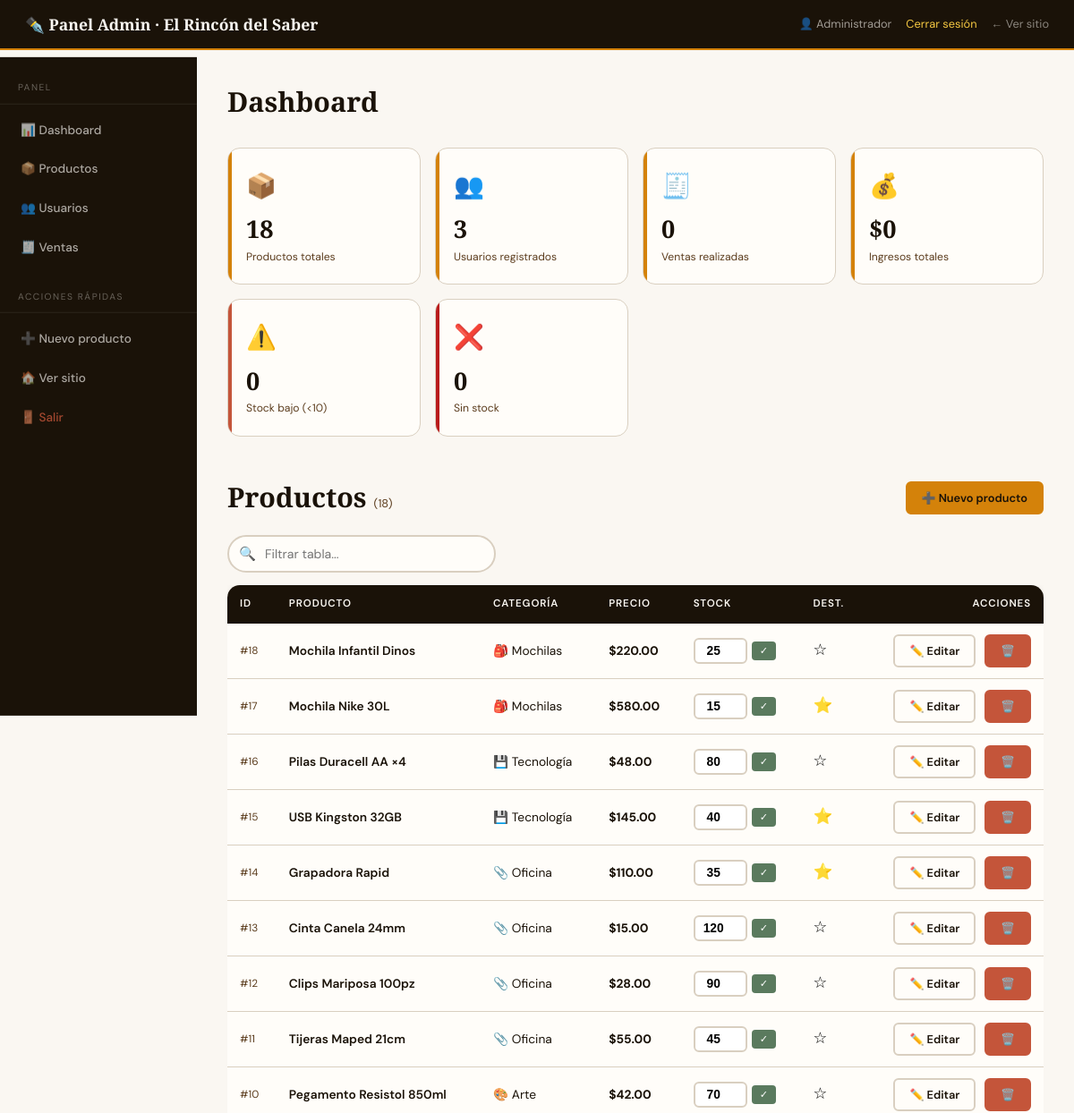
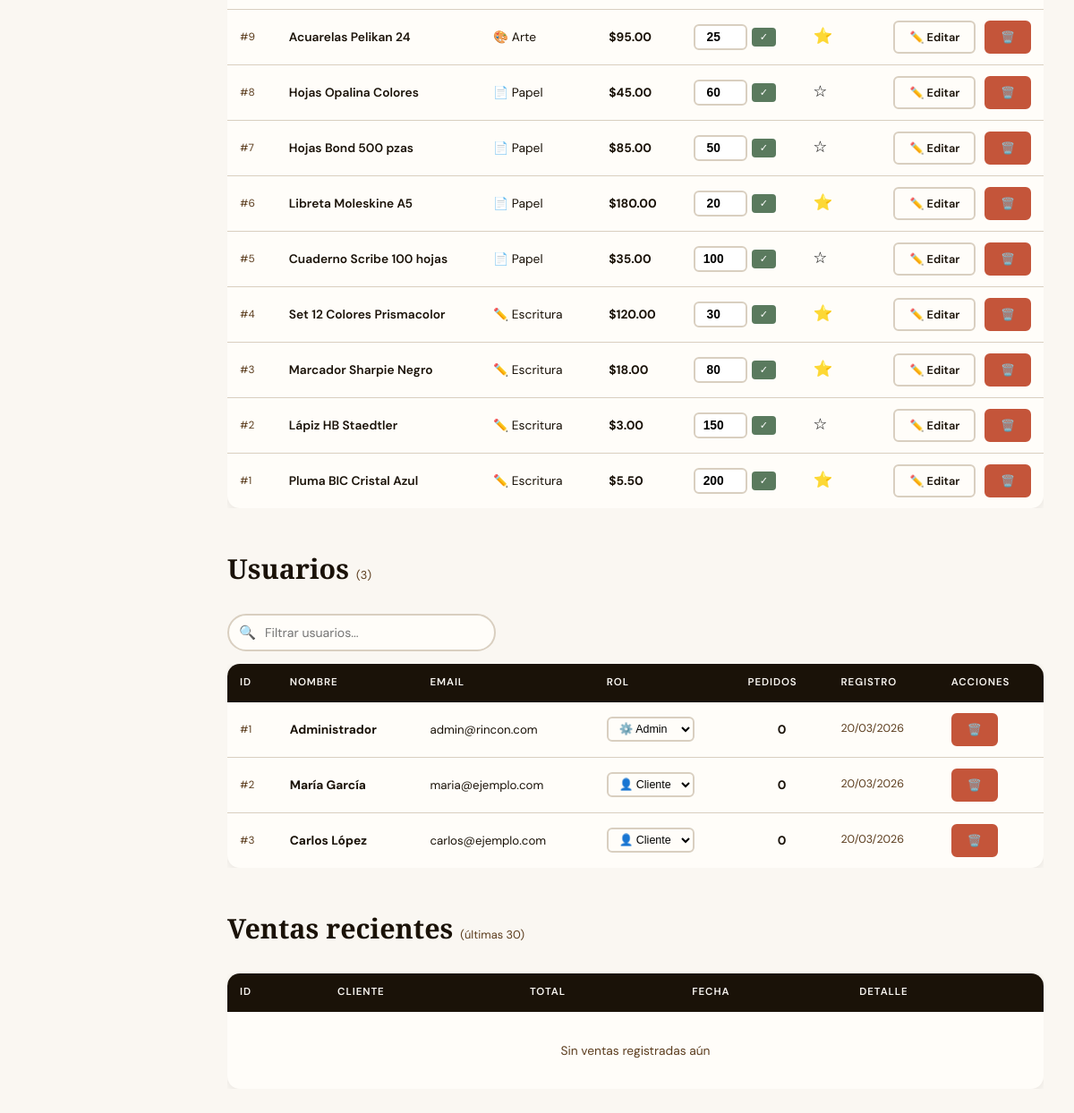
Page /admin/index.php (signed in) on the committed database (2 pictures, top to bottom).
### tables this page shows
CREATE TABLE IF NOT EXISTS productos (
    id          INT AUTO_INCREMENT PRIMARY KEY,
    nombre      VARCHAR(150) NOT NULL,
    descripcion TEXT,
    precio      DECIMAL(10,2) NOT NULL,
    stock       INT DEFAULT 0,
    categoria_id INT,
    destacado   TINYINT(1) DEFAULT 0,
    created_at  TIMESTAMP DEFAULT CURRENT_TIMESTAMP,
    FOREIGN KEY (categoria_id) REFERENCES categorias(id) ON DELETE SET NULL
);

CREATE TABLE IF NOT EXISTS categorias (
    id          INT AUTO_INCREMENT PRIMARY KEY,
    nombre      VARCHAR(100) NOT NULL,
    icono       VARCHAR(10)  DEFAULT '📦',
    created_at  TIMESTAMP DEFAULT CURRENT_TIMESTAMP
);

CREATE TABLE IF NOT EXISTS usuarios (
    id          INT AUTO_INCREMENT PRIMARY KEY,
    nombre      VARCHAR(100) NOT NULL,
    email       VARCHAR(150) NOT NULL UNIQUE,
    password    VARCHAR(255) NOT NULL,
    rol         ENUM('admin','cliente') DEFAULT 'cliente',
    created_at  TIMESTAMP DEFAULT CURRENT_TIMESTAMP
);

### includes/config.php (called while the page is built, shortened)
<?php
function db(): mysqli {
    static $conn = null;
    if ($conn === null) {
        $conn = new mysqli(DB_HOST, DB_USER, DB_PASS, DB_NAME);
        $conn->set_charset('utf8mb4');
    }
    return $conn;
}
function userName(): string { return $_SESSION['nombre'] ?? 'Usuario'; }
function userId():   int    { return (int)($_SESSION['usuario_id'] ?? 0); }
function h(string $s): string { return htmlspecialchars($s, ENT_QUOTES, 'UTF-8'); }

### admin/index.php (the view, shortened to what this page needs)
<?php
require_once '../includes/config.php';
$total_p = db()->query("SELECT COUNT(*) t FROM productos")->fetch_assoc()['t'];
$total_u = db()->query("SELECT COUNT(*) t FROM usuarios")->fetch_assoc()['t'];
$total_v = db()->query("SELECT COUNT(*) t FROM ventas")->fetch_assoc()['t'];
$ingreso = db()->query("SELECT COALESCE(SUM(total),0) t FROM ventas")->fetch_assoc()['t'];
$bajo    = db()->query("SELECT COUNT(*) t FROM productos WHERE stock<10")->fetch_assoc()['t'];
$agotado = db()->query("SELECT COUNT(*) t FROM productos WHERE stock=0")->fetch_assoc()['t'];
$productos  = db()->query("SELECT p.*,c.nombre AS cn,c.icono AS ci FROM productos p LEFT JOIN categorias c ON c.id=p.categoria_id ORDER BY p.id DESC");
$usuarios   = db()->query("SELECT u.*,(SELECT COUNT(*) FROM ventas WHERE usuario_id=u.id) AS pedidos FROM usuarios u ORDER BY u.created_at DESC");
$ventas     = db()->query("SELECT v.*,u.nombre AS un FROM ventas v LEFT JOIN usuarios u ON u.id=v.usuario_id ORDER BY v.fecha DESC LIMIT 30");
?>
<!DOCTYPE html>
<html lang="es">
<head>
<link rel="stylesheet" href="../css/style.css">
</head>
<body>
<div style="background:var(--ink);color:var(--cream);padding:13px 28px;display:flex;justify-content:space-between;align-items:center;position:sticky;top:0;z-index:200;border-bottom:2px solid var(--amber)">
  <div style="font-family:var(--fd);font-size:1.1rem;font-weight:700">✒️ Panel Admin · El Rincón del Saber</div>
  <div style="display:flex;gap:16px;align-items:center">
    <span style="font-size:.8rem;color:rgba(250,247,242,.6)">👤 <?= h(userName()) ?></span>
    <a href="../logout.php" style="font-size:.8rem;color:var(--amber-lt);text-decoration:none">Cerrar sesión</a>
    <a href="../index.php"  style="font-size:.8rem;color:rgba(250,247,242,.5);text-decoration:none">← Ver sitio</a>
  </div>
</div>
<div class="admin-wrap">
  <aside class="sidebar">
    <div class="sidebar-lbl">Panel</div>
    <a href="#stats">📊 Dashboard</a>
    <a href="#productos">📦 Productos</a>
    <a href="#usuarios">👥 Usuarios</a>
    <a href="#ventas">🧾 Ventas</a>
    <br>
    <div class="sidebar-lbl">Acciones rápidas</div>
    <a href="#" onclick="abrirAdd();return false">➕ Nuevo producto</a>
    <a href="../index.php">🏠 Ver sitio</a>
    <a href="../logout.php" style="color:rgba(196,85,58,.8)!important">🚪 Salir</a>
  </aside>
  <main class="admin-main">
    <section id="stats">
      <h2 class="admin-title">Dashboard</h2>
      <div class="stats-g">
        <div class="stat"><div class="stat-ico">📦</div><div class="stat-val"><?= $total_p ?></div><div class="stat-lbl">Productos totales</div></div>
        <div class="stat"><div class="stat-ico">👥</div><div class="stat-val"><?= $total_u ?></div><div class="stat-lbl">Usuarios registrados</div></div>
        <div class="stat"><div class="stat-ico">🧾</div><div class="stat-val"><?= $total_v ?></div><div class="stat-lbl">Ventas realizadas</div></div>
        <div class="stat"><div class="stat-ico">💰</div><div class="stat-val">$<?= number_format($ingreso,0) ?></div><div class="stat-lbl">Ingresos totales</div></div>
        <div class="stat" style="--amber:var(--terra)"><div class="stat-ico">⚠️</div><div class="stat-val"><?= $bajo ?></div><div class="stat-lbl">Stock bajo (&lt;10)</div></div>
        <div class="stat" style="--amber:#b91c1c"><div class="stat-ico">❌</div><div class="stat-val"><?= $agotado ?></div><div class="stat-lbl">Sin stock</div></div>
      </div>
    </section>
    <section id="productos" style="margin-top:44px">
      <div style="display:flex;justify-content:space-between;align-items:center;margin-bottom:18px;flex-wrap:wrap;gap:12px">
        <h2 class="admin-title" style="margin:0">Productos <span style="font-size:.8rem;font-family:var(--fb);color:var(--brown);font-weight:400">(<?= $total_p ?>)</span></h2>
        <button class="btn btn-amber btn-sm" onclick="abrirAdd()">➕ Nuevo producto</button>
      </div>
      <div class="search-wrap" style="margin-bottom:14px;max-width:300px">
        <span class="s-icon">🔍</span>
        <input type="text" placeholder="Filtrar tabla..." oninput="filtrarTabla(this.value,'tbl-prods')">
      </div>
      <div style="overflow-x:auto">
        <table class="data-tbl" id="tbl-prods">
          <thead><tr><th>ID</th><th>Producto</th><th>Categoría</th><th>Precio</th><th>Stock</th><th>Dest.</th><th style="text-align:right">Acciones</th></tr></thead>
          <tbody>
          <?php $productos->data_seek(0); while($p=$productos->fetch_assoc()): ?>
          <tr data-search="<?= strtolower(h($p['nombre']).' '.$p['cn']) ?>">
            <td style="color:var(--brown);font-size:.74rem">#<?= $p['id'] ?></td>
            <td>
              <a href="../pages/producto.php?id=<?= $p['id'] ?>" target="_blank" style="font-weight:600;color:var(--ink);text-decoration:none"><?= h($p['nombre']) ?></a>
            </td>
            <td><?= ($p['ci']??'').' '.h($p['cn']??'—') ?></td>
            <td><strong>$<?= number_format($p['precio'],2) ?></strong></td>
            <td>
              <form method="POST" style="display:inline-flex;gap:5px;align-items:center">
                <input type="number" name="stock" value="<?= $p['stock'] ?>" min="0" class="qty-inp" style="width:60px">
                <button type="submit" style="background:var(--sage);color:#fff;border:none;padding:4px 9px;border-radius:4px;cursor:pointer;font-size:.7rem">✓</button>
              </form>
            </td>
            <td>
              <form method="POST" style="display:inline">
                <button type="submit" style="background:none;border:none;cursor:pointer;font-size:1.1rem" title="<?= $p['destacado']?'Quitar destacado':'Marcar destacado' ?>">
                  <?= $p['destacado']?'⭐':'☆' ?>
                </button>
              </form>
            </td>
            <td style="text-align:right">
              <button class="btn btn-outline btn-sm" onclick='abrirEdit(<?= json_encode($p) ?>)' style="margin-right:6px">✏️ Editar</button>
              <form method="POST" style="display:inline" onsubmit="return confirm('¿Eliminar este producto?')">
                <button type="submit" class="btn btn-danger btn-sm">🗑️</button>
              </form>
            </td>
          </tr>
          <?php endwhile; ?>
          </tbody>
        </table>
      </div>
    </section>
    <section id="usuarios" style="margin-top:44px">
      <h2 class="admin-title">Usuarios <span style="font-size:.8rem;font-family:var(--fb);color:var(--brown);font-weight:400">(<?= $total_u ?>)</span></h2>
      <div class="search-wrap" style="margin-bottom:14px;max-width:300px">
        <span class="s-icon">🔍</span>
        <input type="text" placeholder="Filtrar usuarios..." oninput="filtrarTabla(this.value,'tbl-users')">
      </div>
      <div style="overflow-x:auto">
        <table class="data-tbl" id="tbl-users">
          <thead><tr><th>ID</th><th>Nombre</th><th>Email</th><th>Rol</th><th>Pedidos</th><th>Registro</th><th>Acciones</th></tr></thead>
          <tbody>
          <?php while($u=$usuarios->fetch_assoc()): ?>
          <tr data-search="<?= strtolower(h($u['nombre']).' '.$u['email']) ?>">
            <td style="color:var(--brown);font-size:.74rem">#<?= $u['id'] ?></td>
            <td><strong><?= h($u['nombre']) ?></strong></td>
            <td style="font-size:.83rem"><?= h($u['email']) ?></td>
            <td>
              <?php if($u['id']!==userId()): ?>
              <form method="POST" style="display:inline-flex;gap:5px;align-items:center">
                <select name="rol" onchange="this.form.submit()" style="font-size:.78rem;padding:4px 8px;border:2px solid var(--border);border-radius:var(--r);background:var(--white);cursor:pointer">
                  <option value="cliente" <?= $u['rol']==='cliente'?'selected':'' ?>>👤 Cliente</option>
                  <option value="admin"   <?= $u['rol']==='admin'  ?'selected':'' ?>>⚙️ Admin</option>
                </select>
              </form>
              <?php else: ?>
              <span style="background:var(--amber);color:var(--ink);padding:3px 10px;border-radius:100px;font-size:.72rem;font-weight:700">⚙️ Admin (tú)</span>
              <?php endif; ?>
            </td>
            <td style="text-align:center"><strong><?= $u['pedidos'] ?></strong></td>
            <td style="font-size:.78rem;color:var(--brown)"><?= date('d/m/Y',strtotime($u['created_at'])) ?></td>
            <td>
              <?php if($u['id']!==userId()): ?>
              <form method="POST" onsubmit="return confirm('¿Eliminar usuario? Sus pedidos quedarán sin asignar.')">
                <button type="submit" class="btn btn-danger btn-sm">🗑️</button>
              </form>
              <?php else: ?><span style="font-size:.74rem;color:var(--brown)">—</span><?php endif; ?>
            </td>
          </tr>
          <?php endwhile; ?>
          </tbody>
        </table>
      </div>
    </section>
    <section id="ventas" style="margin-top:44px;padding-bottom:60px">
      <h2 class="admin-title">Ventas recientes <span style="font-size:.8rem;font-family:var(--fb);color:var(--brown);font-weight:400">(últimas 30)</span></h2>
      <div style="overflow-x:auto">
        <table class="data-tbl">
          <thead><tr><th>ID</th><th>Cliente</th><th>Total</th><th>Fecha</th><th>Detalle</th></tr></thead>
          <tbody>
          <?php if(!$ventas->num_rows): ?>
          <tr><td colspan="5" style="text-align:center;padding:32px;color:var(--brown)">Sin ventas registradas aún</td></tr>
          <?php else: while($v=$ventas->fetch_assoc()):
            $det = db()->query("SELECT dv.cantidad,dv.precio_unitario,p.nombre FROM detalle_ventas dv LEFT JOIN productos p ON p.id=dv.producto_id WHERE dv.venta_id={$v['id']}");
          ?>
          <tr>
            <td style="font-size:.76rem;color:var(--brown)">#<?= $v['id'] ?></td>
            <td><strong><?= h($v['un']??'Anónimo') ?></strong></td>
            <td><strong style="color:var(--sage)">$<?= number_format($v['total'],2) ?></strong></td>
            <td style="font-size:.8rem;color:var(--brown)"><?= date('d/m/Y H:i',strtotime($v['fecha'])) ?></td>
            <td>
              <button class="btn btn-outline btn-sm" onclick="this.nextElementSibling.style.display=this.nextElementSibling.style.display==='none'?'block':'none'">Ver items</button>
              <div style="display:none;margin-top:8px;font-size:.78rem;line-height:1.8;background:var(--paper);padding:8px 12px;border-radius:var(--r)">
                <?php while($it=$det->fetch_assoc()): ?>
                • <?= h($it['nombre']??'Eliminado') ?> ×<?= $it['cantidad'] ?> — $<?= number_format($it['precio_unitario'],2) ?><br>
                <?php endwhile; ?>
              </div>
            </td>
          </tr>
          <?php endwhile; endif; ?>
          </tbody>
        </table>
      </div>
    </section>
  </main>
</div>
</body>
</html>

### css/style.css (style rules this page uses)
:root { --cream:#FAF7F2; --white:#FFFDF9; --ink:#1A1208; --brown:#5C3D1E; --amber:#D4820A; --amber-lt:#F5C842; --terra:#C4553A; --sage:#5A7A5E; --paper:#EDE8DC; --border:#D9CFC0; --shadow:rgba(26,18,8,.08); --shadow-md:rgba(26,18,8,.16); --fd:'Playfair Display',Georgia,serif; --fb:'DM Sans',system-ui,sans-serif; --r:6px; --rl:14px; --ease:all .3s cubic-bezier(.4,0,.2,1); }
*,*::before,*::after { box-sizing:border-box;margin:0;padding:0 }
html { scroll-behavior:smooth }
body { font-family:var(--fb);background:var(--cream);color:var(--ink);line-height:1.6;min-height:100vh }
a { color:inherit }
.btn { display:inline-flex;align-items:center;gap:7px;padding:12px 24px;border-radius:var(--r);font-family:var(--fb);font-size:.9rem;font-weight:600;text-decoration:none;border:2px solid transparent;cursor:pointer;transition:var(--ease) }
.btn-amber { background:var(--amber);color:var(--ink);border-color:var(--amber) }
.btn-outline { background:transparent;color:var(--ink);border-color:var(--border) }
.btn-sm { padding:8px 16px;font-size:.8rem }
.btn-danger { background:var(--terra);color:#fff;border-color:var(--terra) }
.search-wrap { position:relative;max-width:360px }
.search-wrap input { width:100%;padding:10px 14px 10px 40px;border:2px solid var(--border);border-radius:100px;font-family:var(--fb);font-size:.88rem;color:var(--ink);background:var(--white);outline:none;transition:var(--ease) }
.s-icon { position:absolute;left:13px;top:50%;transform:translateY(-50%);font-size:.95rem;pointer-events:none }
.qty-inp { width:54px;padding:5px 7px;border:2px solid var(--border);border-radius:var(--r);text-align:center;font-size:.86rem;font-weight:600 }
.admin-wrap { display:grid;grid-template-columns:220px 1fr;min-height:calc(100vh - 64px) }
.sidebar { background:var(--ink);padding:26px 0;position:sticky;top:64px;height:calc(100vh - 64px);overflow-y:auto }
.sidebar-lbl { font-size:.64rem;letter-spacing:.15em;text-transform:uppercase;color:rgba(250,247,242,.35);padding:0 20px 9px;border-bottom:1px solid rgba(250,247,242,.08);margin-bottom:7px }
.sidebar a { display:flex;align-items:center;gap:9px;padding:11px 20px;color:rgba(250,247,242,.65);text-decoration:none;font-size:.85rem;font-weight:500;transition:var(--ease);border-left:3px solid transparent }
.admin-main { padding:34px;background:var(--cream) }
.admin-title { font-family:var(--fd);font-size:1.9rem;font-weight:900;margin-bottom:26px }
.stats-g { display:grid;grid-template-columns:repeat(auto-fit,minmax(185px,1fr));gap:16px;margin-bottom:34px }
.stat { background:var(--white);border:1px solid var(--border);border-radius:var(--rl);padding:20px;position:relative;overflow:hidden }
.stat::before { content:'';position:absolute;left:0;top:0;width:4px;height:100%;background:var(--amber) }
.stat-ico { font-size:1.7rem;margin-bottom:5px }
.stat-val { font-family:var(--fd);font-size:1.7rem;font-weight:900 }
.stat-lbl { font-size:.76rem;color:var(--brown) }
.data-tbl { width:100%;border-collapse:collapse;background:var(--white);border-radius:var(--rl);overflow:hidden;box-shadow:0 2px 10px var(--shadow) }
.data-tbl th { background:var(--ink);color:var(--cream);font-size:.72rem;font-weight:600;letter-spacing:.08em;text-transform:uppercase;padding:12px 14px;text-align:left }
.data-tbl td { padding:12px 14px;border-bottom:1px solid var(--border);font-size:.86rem;vertical-align:middle }
.data-tbl tr:last-child td { border:none }

### rows in the picture
productos: id "18", nombre "Mochila Infantil Dinos", categoria.icono "🎒", categoria.nombre "Mochilas", precio "220.00", stock "25"
productos: id "17", nombre "Mochila Nike 30L", categoria.icono "🎒", categoria.nombre "Mochilas", precio "580.00", stock "15"
productos: id "16", nombre "Pilas Duracell AA ×4", categoria.icono "💾", categoria.nombre "Tecnología", precio "48.00", stock "80"
productos: id "15", nombre "USB Kingston 32GB", categoria.icono "💾", categoria.nombre "Tecnología", precio "145.00", stock "40"
productos: id "14", nombre "Grapadora Rapid", categoria.icono "📎", categoria.nombre "Oficina", precio "110.00", stock "35"
productos: id "13", nombre "Cinta Canela 24mm", categoria.icono "📎", categoria.nombre "Oficina", precio "15.00", stock "120"
productos: id "12", nombre "Clips Mariposa 100pz", categoria.icono "📎", categoria.nombre "Oficina", precio "28.00", stock "90"
productos: id "11", nombre "Tijeras Maped 21cm", categoria.icono "📎", categoria.nombre "Oficina", precio "55.00", stock "45"
productos: id "10", nombre "Pegamento Resistol 850ml", categoria.icono "🎨", categoria.nombre "Arte", precio "42.00", stock "70"
productos: id "9", nombre "Acuarelas Pelikan 24", categoria.icono "🎨", categoria.nombre "Arte", precio "95.00", stock "25"
productos: id "8", nombre "Hojas Opalina Colores", categoria.icono "📄", categoria.nombre "Papel", precio "45.00", stock "60"
productos: id "7", nombre "Hojas Bond 500 pzas", categoria.icono "📄", categoria.nombre "Papel", precio "85.00", stock "50"
productos: id "6", nombre "Libreta Moleskine A5", categoria.icono "📄", categoria.nombre "Papel", precio "180.00", stock "20"
productos: id "5", nombre "Cuaderno Scribe 100 hojas", categoria.icono "📄", categoria.nombre "Papel", precio "35.00", stock "100"
productos: id "4", nombre "Set 12 Colores Prismacolor", categoria.icono "✏️", categoria.nombre "Escritura", precio "120.00", stock "30"
productos: id "3", nombre "Marcador Sharpie Negro", categoria.icono "✏️", categoria.nombre "Escritura", precio "18.00", stock "80"
productos: id "2", nombre "Lápiz HB Staedtler", categoria.icono "✏️", categoria.nombre "Escritura", precio "3.00", stock "150"
productos: id "1", nombre "Pluma BIC Cristal Azul", categoria.icono "✏️", categoria.nombre "Escritura", precio "5.50", stock "200"
usuarios: id "1", nombre "Administrador", email "admin@rincon.com", rol "⚙️ Admin", pedidos "0", created_at "20/03/2026"
usuarios: id "2", nombre "María García", email "maria@ejemplo.com", rol "👤 Cliente", pedidos "0", created_at "20/03/2026"
usuarios: id "3", nombre "Carlos López", email "carlos@ejemplo.com", rol "👤 Cliente", pedidos "0", created_at "20/03/2026"

### other values in the picture
userName() "Administrador"
$total_p "18"
$total_u "3"
$total_v "0"
$ingreso "0"
$bajo "0"
$agotado "0"
